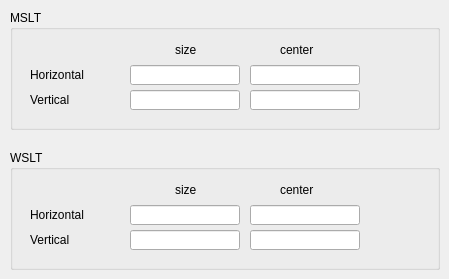
    <widget class="QWidget" name="optics">
     <attribute name="title">
      <string>optics</string>
     </attribute>
     <widget class="QGroupBox" name="groupBox">
      <property name="geometry">
       <rect>
        <x>10</x>
        <y>10</y>
        <width>430</width>
        <height>120</height>
       </rect>
      </property>
      <property name="title">
       <string>MSLT</string>
      </property>
      <widget class="QLineEdit" name="setMsltHorCenter">
       <property name="enabled">
        <bool>true</bool>
       </property>
       <property name="geometry">
        <rect>
         <x>240</x>
         <y>55</y>
         <width>110</width>
         <height>20</height>
        </rect>
       </property>
       <property name="readOnly">
        <bool>false</bool>
       </property>
      </widget>
      <widget class="QLabel" name="label_2">
       <property name="geometry">
        <rect>
         <x>20</x>
         <y>55</y>
         <width>90</width>
         <height>20</height>
        </rect>
       </property>
       <property name="text">
        <string>Horizontal</string>
       </property>
      </widget>
      <widget class="QLineEdit" name="setMsltHorSize">
       <property name="geometry">
        <rect>
         <x>120</x>
         <y>55</y>
         <width>110</width>
         <height>20</height>
        </rect>
       </property>
      </widget>
      <widget class="QLabel" name="label_9">
       <property name="geometry">
        <rect>
         <x>165</x>
         <y>30</y>
         <width>30</width>
         <height>20</height>
        </rect>
       </property>
       <property name="text">
        <string>size</string>
       </property>
      </widget>
      <widget class="QLabel" name="label_10">
       <property name="geometry">
        <rect>
         <x>270</x>
         <y>30</y>
         <width>50</width>
         <height>20</height>
        </rect>
       </property>
       <property name="text">
        <string>center</string>
       </property>
      </widget>
      <widget class="QLabel" name="label_11">
       <property name="geometry">
        <rect>
         <x>20</x>
         <y>80</y>
         <width>90</width>
         <height>20</height>
        </rect>
       </property>
       <property name="text">
        <string>Vertical</string>
       </property>
      </widget>
      <widget class="QLineEdit" name="setMsltVerCenter">
       <property name="enabled">
        <bool>true</bool>
       </property>
       <property name="geometry">
        <rect>
         <x>240</x>
         <y>80</y>
         <width>110</width>
         <height>20</height>
        </rect>
       </property>
       <property name="readOnly">
        <bool>false</bool>
       </property>
      </widget>
      <widget class="QLineEdit" name="setMsltVerSize">
       <property name="geometry">
        <rect>
         <x>120</x>
         <y>80</y>
         <width>110</width>
         <height>20</height>
        </rect>
       </property>
      </widget>
     </widget>
     <widget class="QGroupBox" name="groupBox_2">
      <property name="geometry">
       <rect>
        <x>10</x>
        <y>150</y>
        <width>430</width>
        <height>120</height>
       </rect>
      </property>
      <property name="title">
       <string>WSLT</string>
      </property>
      <widget class="QLineEdit" name="setMsltHorCenter_2">
       <property name="enabled">
        <bool>true</bool>
       </property>
       <property name="geometry">
        <rect>
         <x>240</x>
         <y>55</y>
         <width>110</width>
         <height>20</height>
        </rect>
       </property>
       <property name="readOnly">
        <bool>false</bool>
       </property>
      </widget>
      <widget class="QLabel" name="label_12">
       <property name="geometry">
        <rect>
         <x>20</x>
         <y>55</y>
         <width>90</width>
         <height>20</height>
        </rect>
       </property>
       <property name="text">
        <string>Horizontal</string>
       </property>
      </widget>
      <widget class="QLineEdit" name="setWsltHorSize">
       <property name="geometry">
        <rect>
         <x>120</x>
         <y>55</y>
         <width>110</width>
         <height>20</height>
        </rect>
       </property>
      </widget>
      <widget class="QLabel" name="label_13">
       <property name="geometry">
        <rect>
         <x>165</x>
         <y>30</y>
         <width>30</width>
         <height>20</height>
        </rect>
       </property>
       <property name="text">
        <string>size</string>
       </property>
      </widget>
      <widget class="QLabel" name="label_14">
       <property name="geometry">
        <rect>
         <x>270</x>
         <y>30</y>
         <width>50</width>
         <height>20</height>
        </rect>
       </property>
       <property name="text">
        <string>center</string>
       </property>
      </widget>
      <widget class="QLabel" name="label_15">
       <property name="geometry">
        <rect>
         <x>20</x>
         <y>80</y>
         <width>90</width>
         <height>20</height>
        </rect>
       </property>
       <property name="text">
        <string>Vertical</string>
       </property>
      </widget>
      <widget class="QLineEdit" name="setMsltVerCenter_2">
       <property name="enabled">
        <bool>true</bool>
       </property>
       <property name="geometry">
        <rect>
         <x>240</x>
         <y>80</y>
         <width>110</width>
         <height>20</height>
        </rect>
       </property>
       <property name="readOnly">
        <bool>false</bool>
       </property>
      </widget>
      <widget class="QLineEdit" name="setWsltVerSize">
       <property name="geometry">
        <rect>
         <x>120</x>
         <y>80</y>
         <width>110</width>
         <height>20</height>
        </rect>
       </property>
      </widget>
     </widget>
    </widget>
